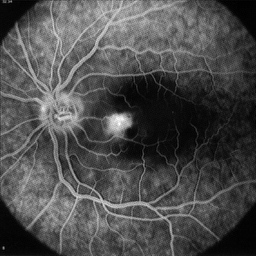
#> input picture tests/notebook/professor/data/retina.tif, 256 x 256 px
$ jupyter execute --allow-errors rot.ipynb
#> lines starting #> are read from the running program, lines starting #| are printed output that depends on the picture
### jn_tester/professor/models.py
# -*- encoding: utf-8 -*-

import timeit
import functools
from memory_profiler import memory_usage
import dill as pickle
from types import FunctionType
import warnings
import os


RESULTS_EXT = 'result'
TESTSET_EXT = 'test'


class MalformedTestCase(Exception):
    def __init__(self, message):
        super(MalformedTestCase, self).__init__(message)


class TestCase(object):
    """TestCase."""

    # [62 lines left out: functions __init__, evaluate, performance, not called in this run]


class TestSet(object):
    """TestSet."""

    def __init__(self, min_score=1.0):
        self.min_score = min_score
        self.test_cases = []
        self.__closed_tests = []

    def __getitem__(self, item):
        return self.test_cases[item]

    # [4 lines left out: function __iter__, not called in this run]

    def closed_tests_count(self):
        return len(self.__closed_tests)

    # [35 lines left out: functions evaluate, performance, not called in this run]

    def add_test(self, _input, _output, assert_function):
        self.test_cases.append(TestCase(_input, _output, assert_function))

    def add_closed_test(self, _input, _output, assert_function):
        self.__closed_tests.append(TestCase(_input, _output, assert_function))

    # [21 lines left out: functions save, load, load_test_set, not called in this run]


def get_result_file_name(test_name, path='./'):
    return os.path.join(path, '{name}.{ext}'.format(name=test_name, ext=RESULTS_EXT))


class ResultScanner(object):

    def __getitem__(self, item):
        return self.result_sets[item]

    def __iter__(self):
        for results in self.result_sets:
            yield results

    def __init__(self, test_name):
        self.test_name = test_name
        self.result_sets = []

    # [12 lines left out: function scan_dir, not called in this run]


class ResultSet(object):

    def __getitem__(self, item):
        return self.results[item]

    def __iter__(self):
        for result in self.results:
            yield result

    # [32 lines left out: functions __init__, add_result, save, __load__, not called in this run]

### jn_tester/professor/tables.py
# -*- encoding: utf-8 -*-

from jn_tester.professor.view import ExportPresenter
from jn_tester.professor.view import ViewPresenter


def view_complete_table(test_name, base_path='./', sort_by=None, presentation_format='table'):
    """Gathers the results submited by all students and shows them in a table ranked by
    score and elapsed time.
    This function will search for result files in all subdirectories of base_path.
    :param test_name: test's name
    :param base_path: base path glob for result files.
    :param sort_by: list containing columns to be sorted.
    :param presentation_format: string of format presentation: table | text.
    :param export_format: string of format to export: csv | text."""
    presenter = ViewPresenter(test_name, base_path, sort_by, presentation_format)
    presenter.show()


# [10 lines left out: function export_complete_table, not called in this run]

### tests/notebook/professor/rot.ipynb
[cell 1]
import os
import sys
# To run this notebook inside here, we add the project to sys.path
sys.path.append('/'.join(os.getcwd().split('/')[:-3]))

from jn_tester.professor.models import TestCase, TestSet
from jn_tester.professor.tables import view_complete_table

import numpy as np
import matplotlib.image as mpimg

[cell 2]
def assert_fnc(input, output):
    import numpy as np
    return float(np.array_equal(input, output))

def rot_gabarito(f):
    g = np.copy(f)
    return g.transpose()[:, ::-1]

[cell 3]
fn = np.arange(35).astype(np.uint8).reshape(5,7)
f = mpimg.imread('data/retina.tif')[64:64+128, :]
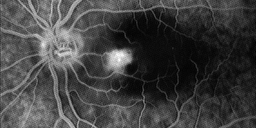
#> f: shape (128, 256); min 1, max 255, mean 65.5

[cell 4]
test = TestSet()
#> (the rest of this cell did not finish here and is left out)

[cell 5]
path = '/'.join(os.getcwd().split('/')[:-1]) + '/*/'
view_complete_table('rot.test', path)
#> (the call stopped at in view_complete_table, `presenter = ViewPresenter(test_name, base_path, sort_by, presentation_..`: jn_tester is not available in this run)
